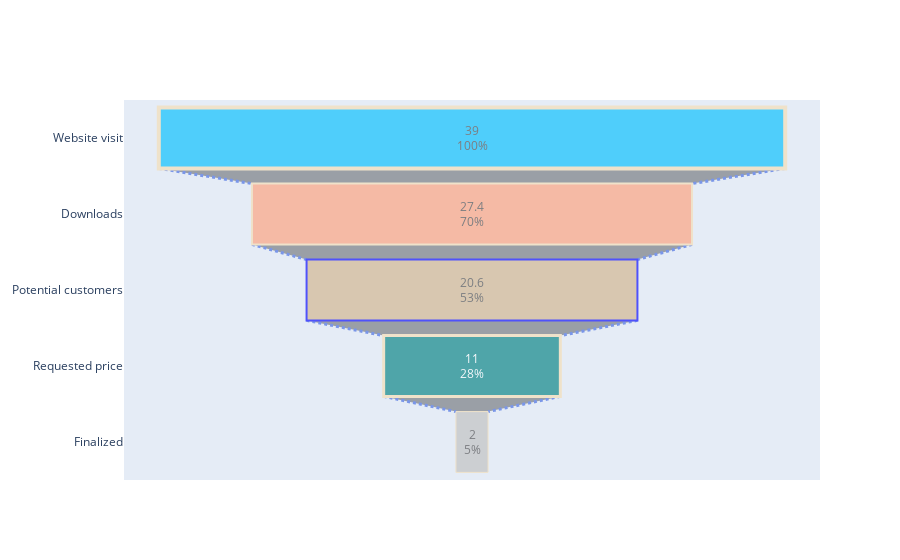

This figure's notebook cell:
### Code cell
from plotly import graph_objects as go

fig = go.Figure(go.Funnel(
    y = ["Website visit", "Downloads", "Potential customers", "Requested price", "Finalized"],
    x = [39, 27.4, 20.6, 11, 2],
    textposition = "inside",
    textinfo = "value+percent initial",
    opacity = 0.65, marker = {"color": ["deepskyblue", "lightsalmon", "tan", "teal", "silver"],
    "line": {"width": [4, 2, 2, 3, 1, 1], "color": ["wheat", "wheat", "blue", "wheat", "wheat"]}},
    connector = {"line": {"color": "royalblue", "dash": "dot", "width": 3}})
    )

fig.show()

### Figure 1 — Plotly figure (JSON) as saved in the notebook; plotly's stock layout.template omitted (floating-point values rounded to 4 significant figures)
{"data": [{"connector": {"line": {"color": "royalblue", "dash": "dot", "width": 3}}, "marker": {"color": ["deepskyblue", "lightsalmon", "tan", "teal", "silver"], "line": {"color": ["wheat", "wheat", "blue", "wheat", "wheat"], "width": [4, 2, 2, 3, 1, 1]}}, "opacity": 0.65, "textinfo": "value+percent initial", "textposition": "inside", "type": "funnel", "x": [39, 27.4, 20.6, 11, 2], "y": ["Website visit", "Downloads", "Potential customers", "Requested price", "Finalized"]}], "layout": {}}
